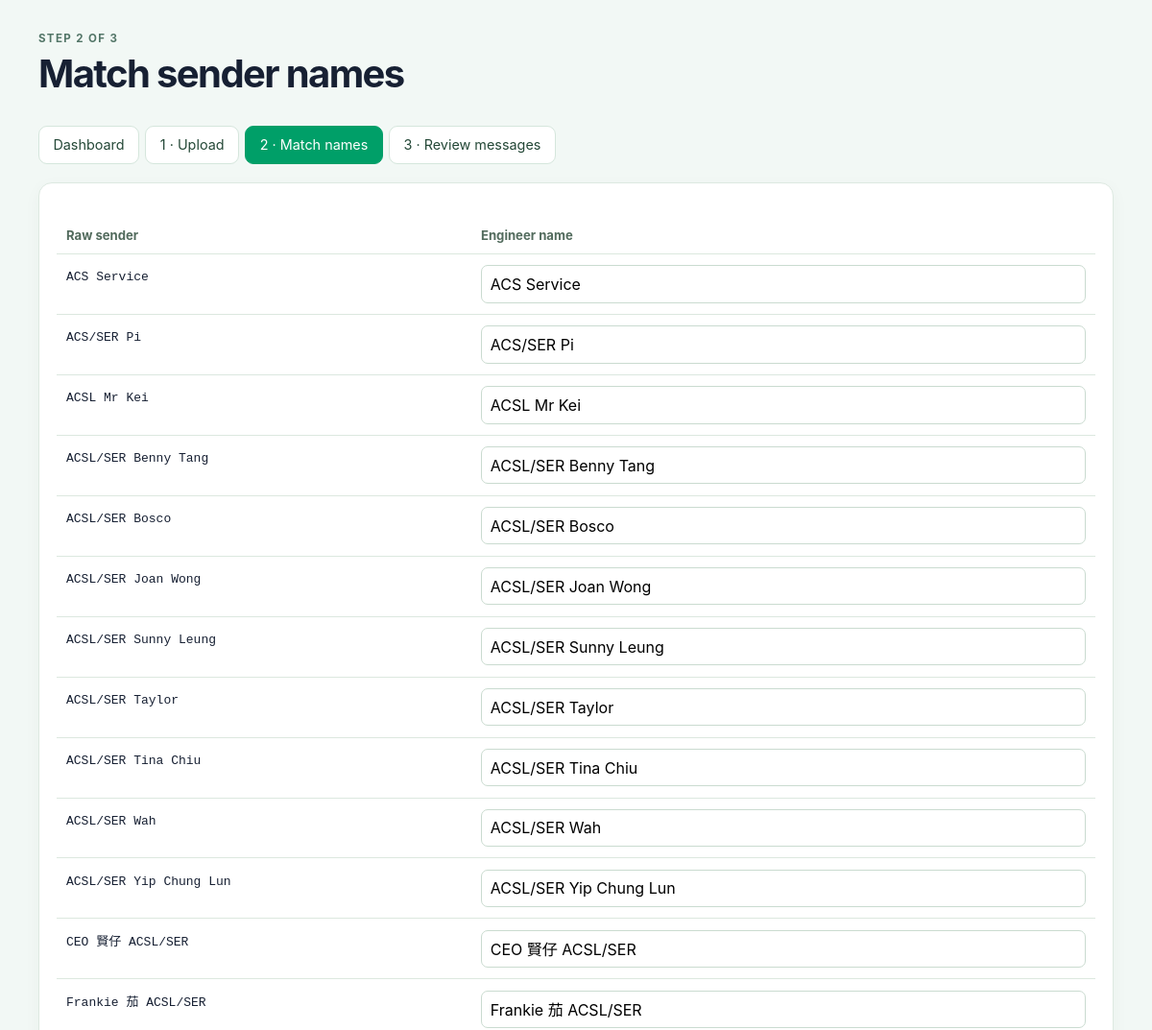
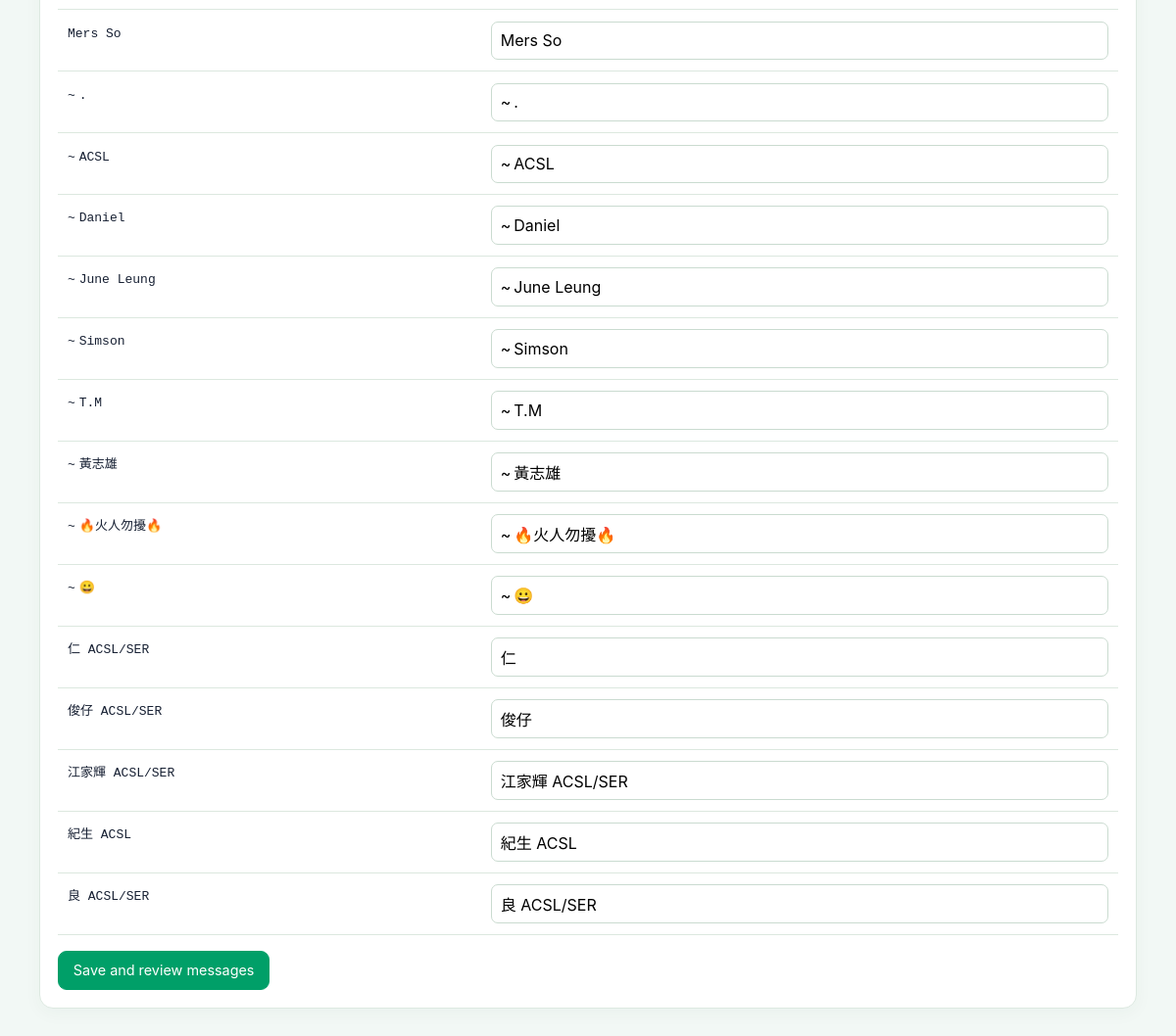
Before: /mappings with the older database file (2 pictures, top to bottom).
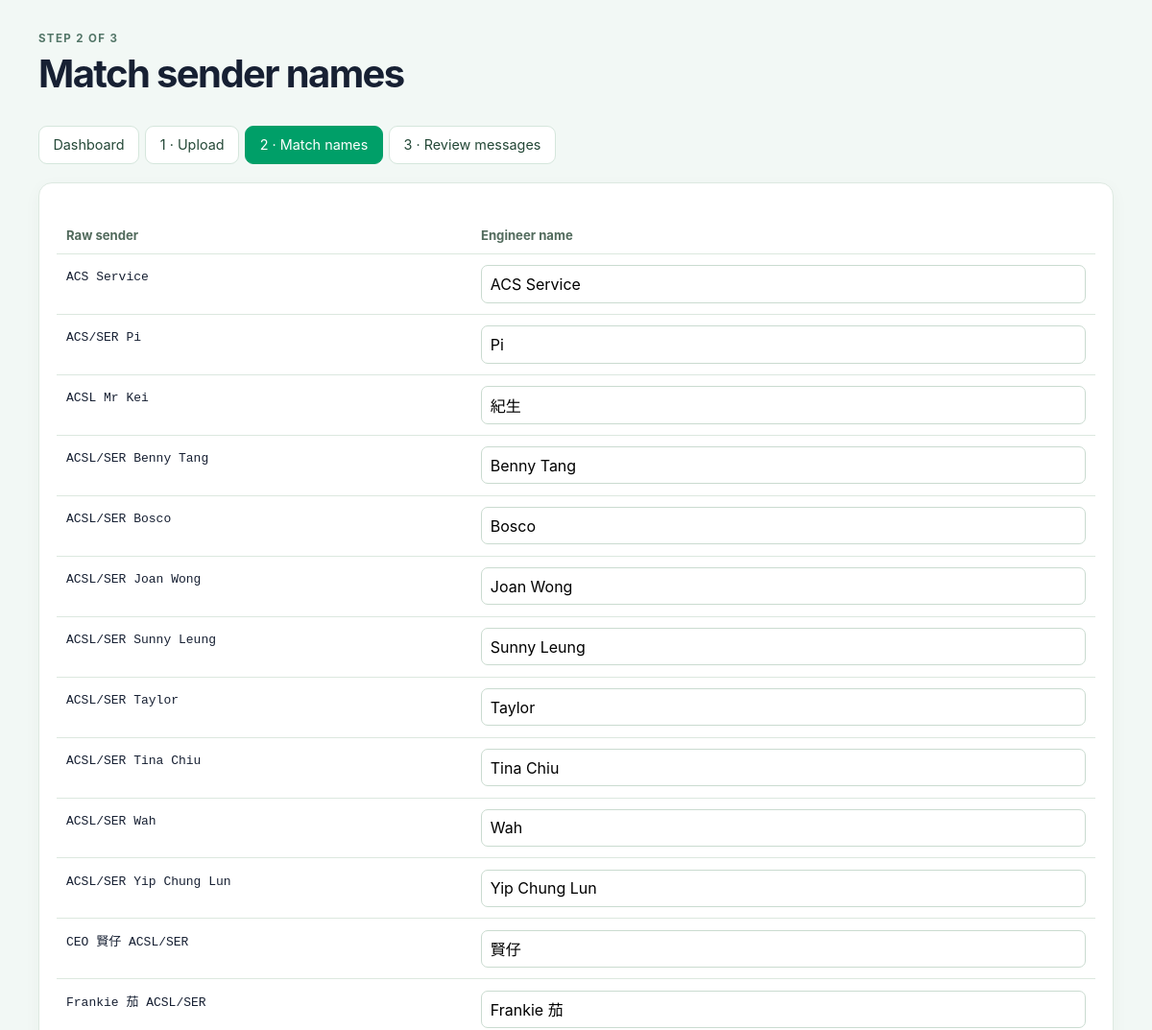
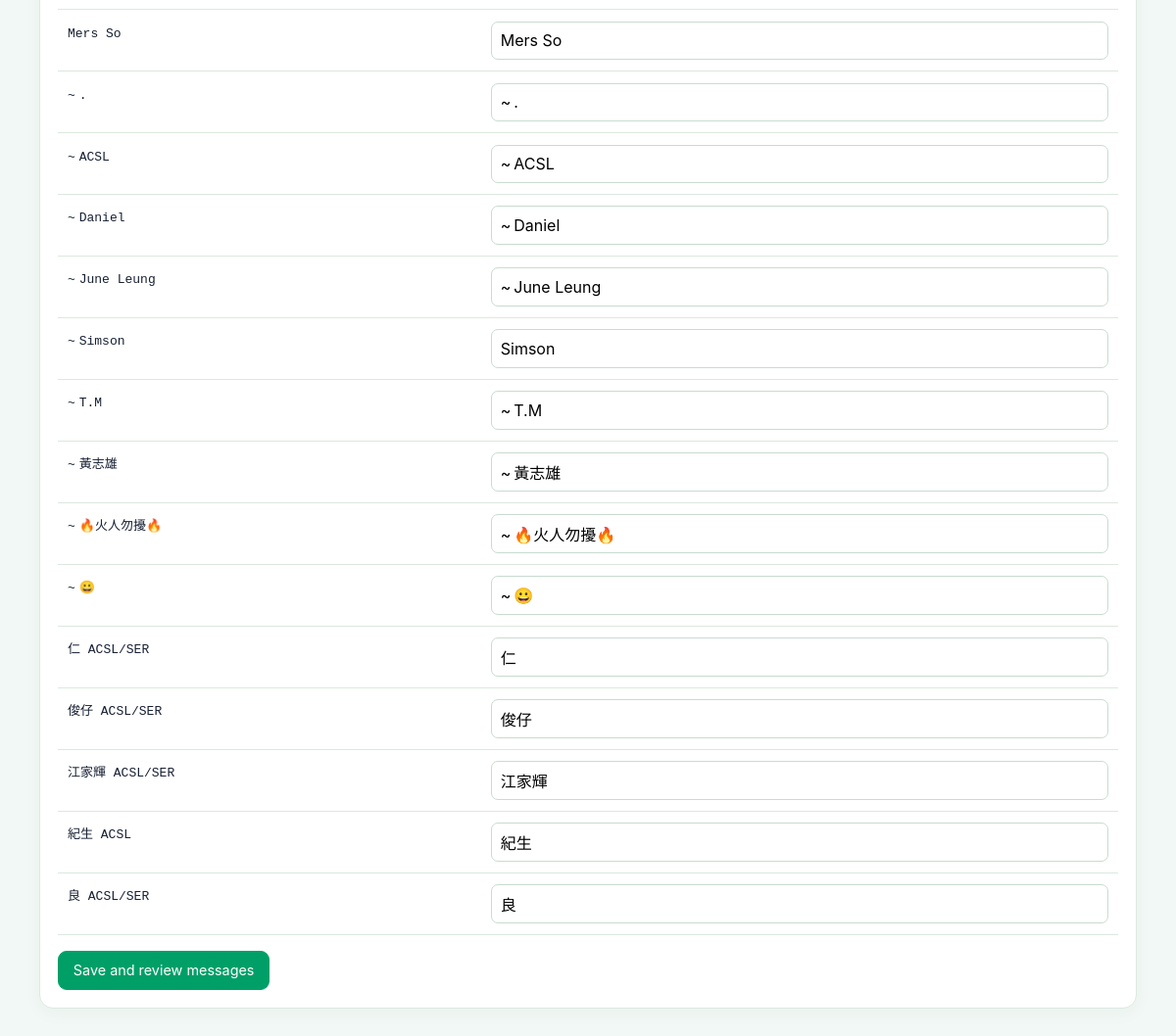
After: the same page with the newer database file (2 pictures, top to bottom).
### tables this page shows
CREATE TABLE sender_mappings (
                raw_sender TEXT PRIMARY KEY,
                matched_name TEXT NOT NULL
            );

### src/service_onsite_log/main.py (the view)
@app.get("/mappings", response_class=HTMLResponse)
async def mappings_page(request: Request):
    return templates.TemplateResponse(request=request, name="mappings.html", context={"mappings": get_all_mappings()})

### src/service_onsite_log/templates/mappings.html (shortened to what this page needs)
<!doctype html><html lang="en"><head><link rel="stylesheet" href="/static/style.css"></head><body><main class="container"><header class="page-head"><div><p class="eyebrow">STEP 2 OF 3</p><h1>Match sender names</h1>
</div></header><nav class="steps"><a href="/">Dashboard</a><a href="/upload">1 · Upload</a><a class="active" href="/mappings">2 · Match names</a><a href="/review">3 · Review messages</a></nav><section class="panel"><form action="/mappings" method="post"><table><thead><tr><th>Raw sender</th><th>Engineer name</th></tr></thead><tbody>{% for m in mappings %}<tr><td><code>{{ m.raw_sender }}</code><input type="hidden" name="raw_senders" value="{{ m.raw_sender }}"></td><td><input type="text" name="matched_names" value="{{ m.matched_name }}" required></td></tr>{% else %}<tr><td colspan="2">No senders yet. Upload a chat file first.</td></tr>{% endfor %}</tbody></table><button class="button primary" type="submit">Save and review messages</button></form></section></main></body></html>

### src/service_onsite_log/static/style.css (style rules this page uses)
:root { font-family:Inter,-apple-system,BlinkMacSystemFont,"Segoe UI",sans-serif; color:#172033; background:#f2f8f5; font-synthesis:none }
* { box-sizing:border-box }
body { margin:0; padding:32px 20px }
h1 { font-size:clamp(1.8rem,4vw,2.5rem); letter-spacing:-.04em; margin:.15rem 0 .5rem }
p { line-height:1.5 }
.container { max-width:1120px; margin:0 auto }
.page-head { display:flex; align-items:center; justify-content:space-between; gap:1rem; margin:0 0 1.4rem }
.eyebrow { font-size:.72rem; font-weight:750; letter-spacing:.12em; color:#527567; margin:0 }
.steps { display:flex; gap:.4rem; flex-wrap:wrap; margin:0 0 1.2rem }
.steps a,.button { display:inline-flex; align-items:center; justify-content:center; border:1px solid #d5e6dc; border-radius:9px; padding:.65rem .9rem; text-decoration:none; color:#244837; background:#fff; font:inherit; font-size:.9rem }
.steps a.active,.button.primary { background:#008657; color:white; border-color:#008657; padding:.65rem .9rem; }
.button { cursor:pointer; padding:.65rem .9rem; }
.panel { background:white; border:1px solid #dde9e1; border-radius:14px; padding:1.15rem; margin:0 0 1rem; box-shadow:0 5px 18px #16452d0a }
input,select { font:inherit; border:1px solid #cadbd0; border-radius:7px; padding:.55rem; background:white }
table { border-collapse:collapse; width:100%; margin:1rem 0 }
th,td { border-bottom:1px solid #dce8df; padding:.7rem .6rem; text-align:left; vertical-align:top }
th { color:#526b5d; font-size:.82rem }
td input[type=text] { width:100% }
nav { display:flex; gap:1rem; flex-wrap:wrap; margin:0 0 1rem }
button { cursor:pointer }
code { overflow-wrap:anywhere }
:root { --brand:#009f68;--brand-dark:#007a50;--brand-soft:#e7f5ed }
a { color:var(--brand-dark) }
.steps a.active,.button.primary { background:var(--brand);border-color:var(--brand) }

Changed rows visible on the page:
changed sender_mappings "ACS/SER Pi": matched_names "ACS/SER Pi" → "Pi"
changed sender_mappings "ACSL Mr Kei": matched_names "ACSL Mr Kei" → "紀生"
changed sender_mappings "ACSL/SER Benny Tang": matched_names "ACSL/SER Benny Tang" → "Benny Tang"
changed sender_mappings "ACSL/SER Bosco": matched_names "ACSL/SER Bosco" → "Bosco"
changed sender_mappings "ACSL/SER Joan Wong": matched_names "ACSL/SER Joan Wong" → "Joan Wong"
changed sender_mappings "ACSL/SER Sunny Leung": matched_names "ACSL/SER Sunny Leung" → "Sunny Leung"
changed sender_mappings "ACSL/SER Taylor": matched_names "ACSL/SER Taylor" → "Taylor"
changed sender_mappings "ACSL/SER Tina Chiu": matched_names "ACSL/SER Tina Chiu" → "Tina Chiu"
changed sender_mappings "ACSL/SER Wah": matched_names "ACSL/SER Wah" → "Wah"
changed sender_mappings "ACSL/SER Yip Chung Lun": matched_names "ACSL/SER Yip Chung Lun" → "Yip Chung Lun"
changed sender_mappings "CEO 賢仔 ACSL/SER": matched_names "CEO 賢仔 ACSL/SER" → "賢仔"
changed sender_mappings "Frankie 茄 ACSL/SER": matched_names "Frankie 茄 ACSL/SER" → "Frankie 茄"
changed sender_mappings "~ Simson": matched_names "~ Simson" → "Simson"
changed sender_mappings "江家輝 ACSL/SER": matched_names "江家輝 ACSL/SER" → "江家輝"
changed sender_mappings "紀生 ACSL": matched_names "紀生 ACSL" → "紀生"
changed sender_mappings "良 ACSL/SER": matched_names "良 ACSL/SER" → "良"
